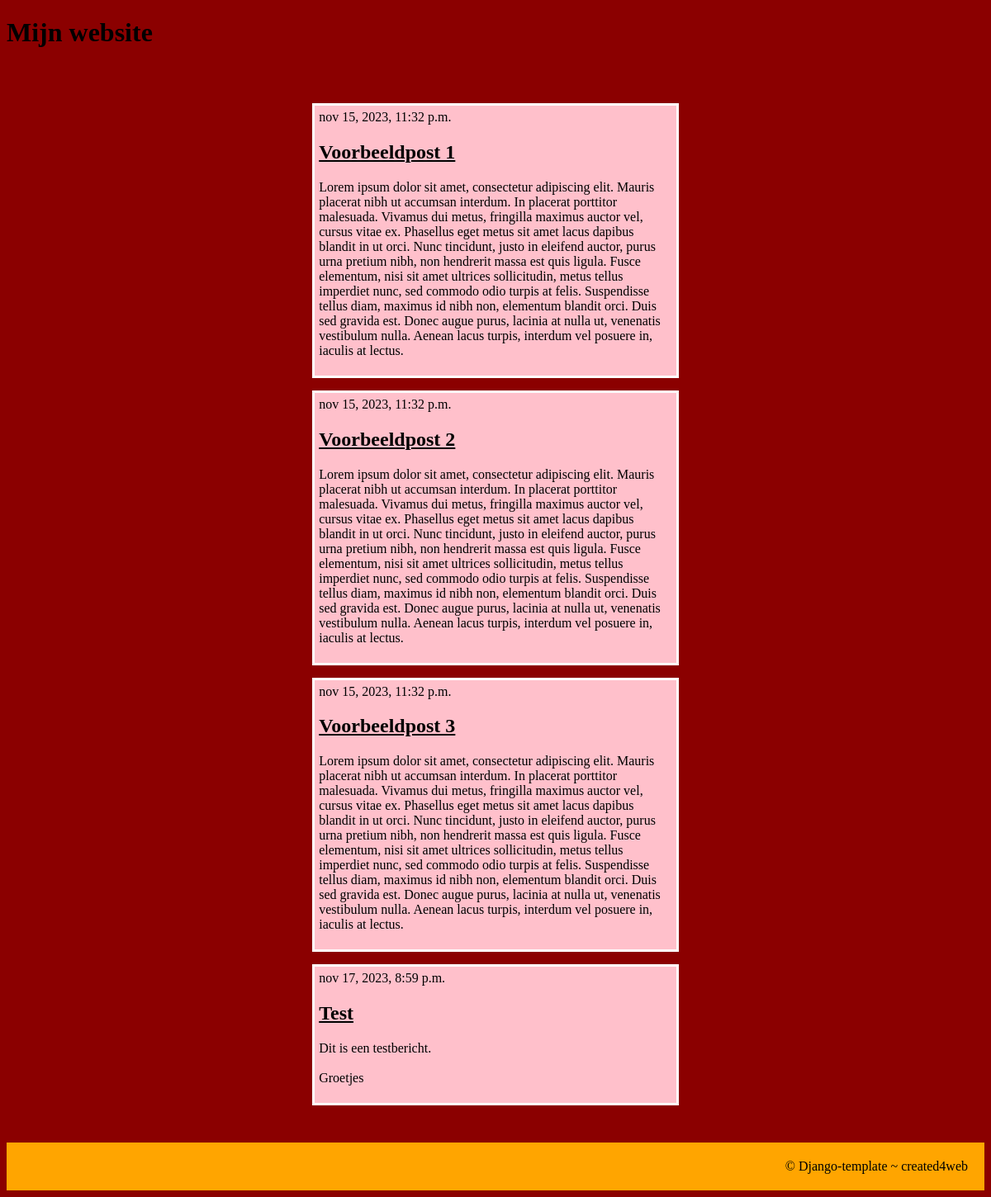
Before: / with the older database file.
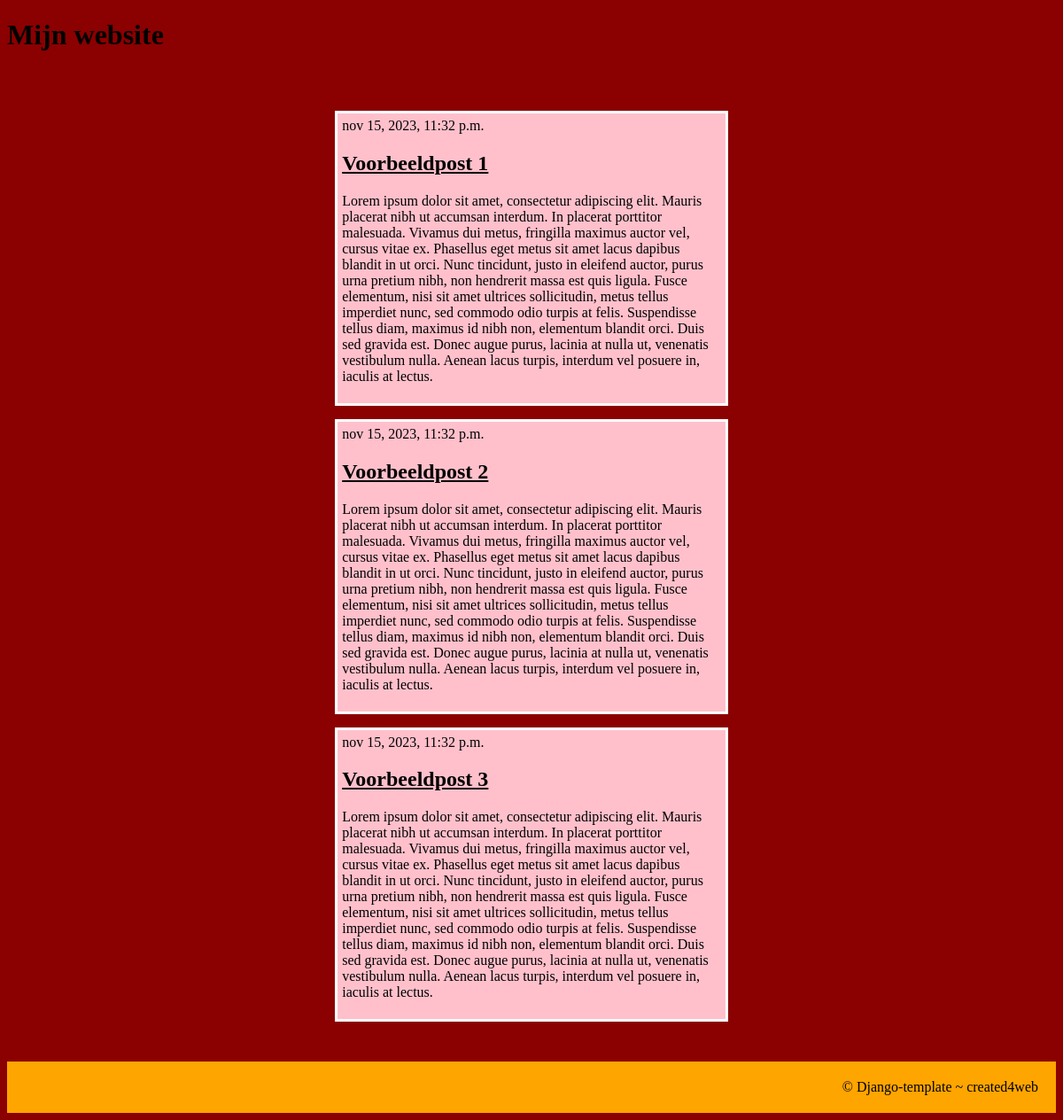
After: the same page with the newer database file.
### blog/models.py (models this page shows)
class Post(models.Model):
    author = models.ForeignKey(settings.AUTH_USER_MODEL, on_delete=models.CASCADE)
    title = models.CharField(max_length=200)
    text = models.TextField()
    created_date = models.DateTimeField(default=timezone.now)
    published_date = models.DateTimeField(blank=True, null=True)

### blog/views.py (the view)
# urls.py: path('', views.post_list, name='post_list'),
def post_list(request):
    posts = Post.objects.filter(published_date__lte=timezone.now()).order_by('published_date')
    return render(request, 'blog/post_list.html', {'posts': posts})

### blog/templates/blog/post_list.html (shortened to what this page needs)
{% load static %}
<!DOCTYPE html>
<html lang="nl">
    <head>
        <link rel="stylesheet" href="{% static 'css/stijl.css' %}">
    </head>
    <body>
        <div class="header"><h1>Mijn website</h1></div>
        <div class="kolom"></div>
        <div class="kolom">
            {% block content %}
            {% for post in posts %}
                <article class="post">
                    <time class="date">
                    {{ post.published_date }}
                    </time>
                    <h2><a href="">{{ post.title }}</a></h2>
                    <p>{{ post.text|linebreaksbr }}</p>
                </article>
            {% endfor %}
            {% endblock %}
        </div>
        <div class="kolom"></div>
        <div class="footer">&#169; Django-template ~ created4web</div>
        </body>
</html>

### blog/static/css/stijl.css (style rules this page uses)
body { background-color: darkred; }
article { border: 3px solid white; background-color: pink; padding: 5px; margin: 15px; }
.footer { max-height: 50px; padding: 20px; text-align: right; background: orange; font-size: 16px; }
.kolom { padding: 10px; margin-left: auto; margin-right: auto; width: 40%; }
h1 { color: black; }
a { color: black; }
time { color: black; }

Changed rows visible on the page:
removed Post: published_date "nov 17, 2023, 8:59 p.m.", title "Test", text "Dit is een testbericht. Groetjes"
